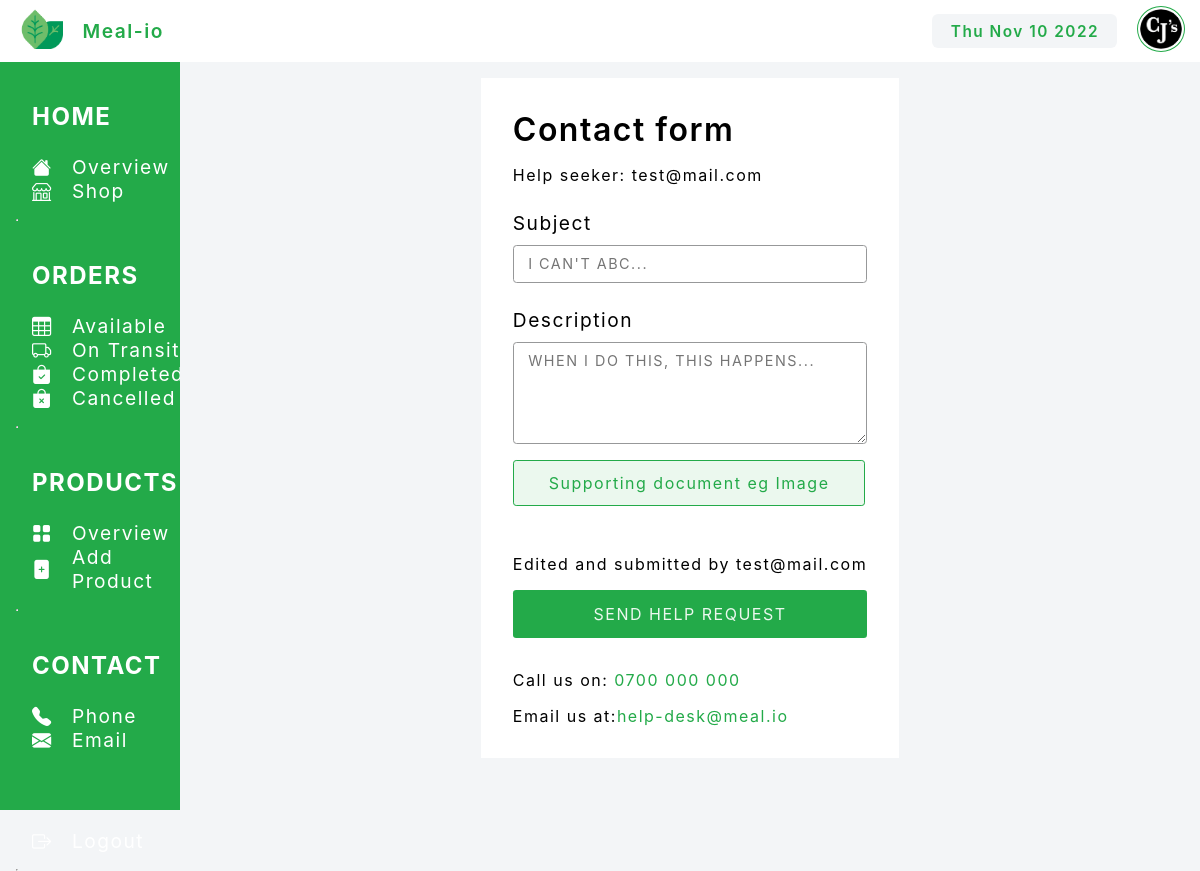
/vendors/contact (signed in), run on the app's committed database.
### vendor/models.py (models this page shows, shortened)
class Vendor(models.Model):
    user = models.OneToOneField(User, on_delete=models.CASCADE)
    brand = models.CharField(max_length=50, null=True)
    logo = models.ImageField(upload_to="vendors/%Y/%m/%d/", null=True)
    tagline = models.CharField(max_length=100, null=True)

### user/models.py (models this page shows, shortened)
class User(AbstractUser):
    first_name = models.CharField(max_length=30, blank=True, unique=False)
    last_name = models.CharField(max_length=30, blank=True, unique=False)
    email = models.EmailField(unique=True)
    phone_number = models.CharField(
        max_length=13, null=False, blank=False, unique=True)
    is_vendor = models.BooleanField(default=False, blank=True)
    username = None
    USERNAME_FIELD = "email"
    REQUIRED_FIELDS = ["phone_number"]
    objects = UserManager()

### vendor/views.py (the view, shortened to what this page needs)
# urls.py: path("contact", dashboard_contact, name="contact"),
def dashboard_contact(request):
    form = ContactForm(request.POST, request.FILES)
    vendor = get_object_or_404(Vendor, user=request.user)
    return render(request, "dashboard/contact.html",
                  {"title": "Help contact","vendor":vendor})

### templates/dashboard/contact.html (shortened to what this page needs)
{% extends "dashboard/base_dashboard.html"%}
{% block main%}
<div class="dash-form">
    <form method="post" enctype ="multipart/form-data" >
        <legend>
            Contact form
        </legend>
        <div class="details">
            Help seeker: {{request.user.email}}
        </div>
        <div class="form-group">
            <label for="subject">Subject</label>
            <input type="text" name="subject" id="subject" placeholder="I can't ABC...">
        </div>
        <div class="form-group">
            <label for="message">Description</label>
            <textarea type="text" name="message" id="message" placeholder="When I do this, this happens..." rows="4"></textarea>
        </div>
        <div class="form-group">
            <label for="upload" class="upload-image" name="upload">
                Supporting document eg Image
            </label>
        </div>
        <div class="form-group">
            <p class="auth-link"> Edited and submitted by {{request.user.email}}</p>
        </div>
        <div class="form-group">
            <input type="submit" name="submit" value="Send help request">
        </div>
        <div class="form-group">
            <p class="auth-link"> Call us on:<a href="#"> 0700 000 000 </a></p>
        </div>
        <div class="form-group">
            <p class="auth-link"> Email us at:<a href="#">help-desk@meal.io </a></p>
        </div>
    </form>
</div>
{% endblock main%}

### templates/dashboard/base_dashboard.html (shortened to what this page needs)
{% load static %}
<!DOCTYPE html>
<html lang="en">
<head>
    <link rel="stylesheet" href="{% static '/css/dashboard.css'%}">
    <link rel="stylesheet" href="{% static '/css/styles.css'%}">
    <link rel="stylesheet" href="{% static '/css/theme.css'%}">
    <link rel="stylesheet" href="{% static '/css/analytics.css'%}">
    <link rel="stylesheet" href="https://cdn.jsdelivr.net/npm/bootstrap-icons@1.7.2/font/bootstrap-icons.css">
</head>
<body>
    <nav>
        <div class="nav-start">
            <a href="{% url 'analytics'%}">
                <img src="{% static 'images/logo.png'%}" alt="">
            </a>
            <a href="{% url 'analytics'%}">
                <p>Meal-io</p>
            </a>
        </div>
        <div class="nav-end">
            <div class="date_today" id="date-today">
            </div>
            <a href="{% url 'analytics'%}">
                <img src="{{vendor.logo.url}}" alt="{{vendor.brand}}">
            </a>
        </div>
    </nav>
    <main>
        <aside>
            <div class="container">
                <div class="nav-group">
                    <h2><a href="{% url 'analytics'%}">Home</a></h2>
                    <ul class="nav-list">
                        <li class="nav-item">
                            <a href="{% url 'analytics'%}">
                                <i class="bi bi-house-fill"></i>
                                <p>Overview</p>
                            </a>
                        </li>
                        <li class="nav-item">
                            <a href="{% url 'shop_update'%}">
                                <i class="bi bi-shop"></i>
                                <p>Shop</p>
                            </a>
                        </li>
                    </ul>
                </div>
                <hr>
                <div class="nav-group">
                    <h2><a href="{% url 'vendor_orders' 'P' %}">Orders</a></h2>
                    <ul class="nav-list">
                        <li class="nav-item">
                            <a href="{% url 'vendor_orders' 'P' %}">
                                <i class="bi bi-table"></i>
                                <p>Available</p>
                            </a>
                        </li>
                        <li class="nav-item">
                            <a href="{% url 'vendor_orders' 'T' %}">
                                <i class="bi bi-truck"></i>
                                <p>On Transit</p>
                            </a>
                        </li>
                        <li class="nav-item">
                            <a href="{% url 'vendor_orders' 'F' %}">
                                <i class="bi bi-bag-check-fill"></i>
                                <p>Completed</p>
                            </a>
                        </li>
                        <li class="nav-item">
                            <a href="{% url 'vendor_orders' 'C' %}">
                                <i class="bi bi-bag-x-fill"></i>
                                <p>Cancelled</p>
                            </a>
                        </li>
                    </ul>
                </div>
                <hr>
                <div class="nav-group">
                    <h2><a href="{% url 'products'%}">Products</a></h2>
                    <ul class="nav-list">
                        <li class="nav-item">
                            <a href="{% url 'products'%}">
                                <i class="bi bi-grid-fill"></i>
                                <p>Overview</p>
                            </a>
                        </li>
                        <li class="nav-item">
                            <a href="{% url 'create_product'%}">
                                <i class="bi bi-file-plus-fill"></i>
                                <p>Add product</p>
                            </a>
                        </li>
                    </ul>
                </div>
                <hr>
                <div class="nav-group">
                    <h2><a href="{% url 'contact'%}">Contact</a></h2>
                    <ul class="nav-list">
                        <li class="nav-item">
                            <a href="{% url 'contact'%}">
                                <i class="bi bi-telephone-fill"></i>
                                <p>Phone</p>
                            </a>
                        </li>
                        <li class="nav-item">
                            <a href="{% url 'contact'%}">
                                <i class="bi bi-envelope-fill"></i>
                                <p>Email</p>
                            </a>
                        </li>
                        <div style="height: 4em;">
                        </div>
                        <li class="nav-item">
                            <a href="{% url 'logout'%}">
                                <i class="bi bi-box-arrow-right"></i>
                                <p>Logout</p>
                            </a>
                        </li>
                    </ul>
                </div>
            </div>
        </aside>
        <div class="content">
            {% block main %}
            {% endblock main %}
        </div>
    </main>
</body>
</html>

### static/css/dashboard.css (style rules this page uses)
:root { --primary: #23AA49; --gradient: #EBF8EE; --red: #FF324B; --secondary: #979899; --white: #ffffff; --dark: #000000; --light: #F3F5F7; --font-family: -apple-system, BlinkMacSystemFont, 'Segoe UI', Roboto, Oxygen, Ubuntu, Cantarell, 'Open Sans', 'Helvetica Neue', sans-serif; }
* { padding: 0; margin: 0; box-sizing: border-box; font-family: var(--font-family); letter-spacing: 1.5px; }
body { background: var(--light); }
nav { width: 100%; height: 3.25em; display: flex; align-items: center; justify-content: space-between; padding: .8em; font-size: 1.2em; background: var(--white); }
.nav-start { display: flex; align-items: center; justify-content: start; gap: 1em; }
nav img { width: 2.5em; }
.nav-start p { font-weight: 600; }
.nav-end { display: flex; align-items: center; justify-content: start; gap: 1em; }
.nav-end img { max-width: 2.5em; max-height: 2.5em; height: auto; border-radius: 50%; border: 1px solid var(--primary); padding: .1em; }
.nav-end .date_today { color: var(--primary); background: var(--light); padding: .5em 1.2em; border-radius: .4em; font-size: .8em; }
main { position: relative; }
aside { position: absolute; width: 15%; background: var(--primary); height: calc(100vh - 3.25em); padding-left: 1em; }
aside a { color: var(--white) !important; }
aside .container { height: 100%; display: flex; align-items: baseline; justify-content: start; flex-direction: column; }
.nav-group { padding: 1em; }
.nav-group h2 { padding: 1em 0em; text-transform: uppercase; }
.nav-group ul { font-size: 1.2em; font-weight: 400; text-transform: capitalize; }
.nav-group ul li.nav-item a { display: flex; align-items: center; justify-content: start; gap: 1em; }
main .content { position: absolute; margin-left: 15%; width: 85%; background: var(--light); height: calc(100vh - 3.25em); padding: 1em; }
main .content .dash-form { display: flex; align-items: center; justify-content: center; max-width: 50vw; margin: auto; }

### static/css/styles.css (style rules this page uses)
:root { --primary: #23AA49; --gradient: #EBF8EE; --red: #FF324B; --secondary: #979899; --white: #ffffff; --dark: #000000; --light: #F3F5F7; --font-family: -apple-system, BlinkMacSystemFont, 'Segoe UI', Roboto, Oxygen, Ubuntu, Cantarell, 'Open Sans', 'Helvetica Neue', sans-serif; }
* { padding: 0; margin: 0; box-sizing: border-box; font-family: var(--font-family); letter-spacing: 1.5px; }
body { background: var(--light); }

### static/css/theme.css (style rules this page uses)
:root { --primary: #23AA49; --warning: #f0b802; --gradient: #EBF8EE; --red: #FF324B; --secondary: #979899; --white: #ffffff; --dark: #000000; --light: #F3F5F7; --font-family: -apple-system, BlinkMacSystemFont, 'Segoe UI', Roboto, Oxygen, Ubuntu, Cantarell, 'Open Sans', 'Helvetica Neue', sans-serif; }
* { padding: 0; margin: 0; box-sizing: border-box; font-family: var(--font-family); letter-spacing: 1.5px; }
body { position: relative; min-height: 100vh; min-width: 100vh; }
ul, ol { padding-left: 0; list-style-type: none; }
a { text-decoration: none; color: var(--primary); }
img { width: 100%; height: auto; }
input, textarea, select { position: relative; border-color: var(--secondary); color: var(--dark); display: block; padding: .45rem .9rem; font-size: .9rem; font-weight: 400; line-height: 1.5; background-clip: padding-box; border: 1px solid var(--secondary); appearance: none; border-radius: .25em; text-transform: uppercase; width: 100%; }
.btn, input[type=submit] { color: var(--gradient); font-size: 16px; padding: 12px 35px; border-radius: 0.2em; display: inline-block; border: 0; outline: 0; background: var(--primary); margin-bottom: 1em; }
form { background: var(--white); padding: 2em; }
legend { font-size: 2em; font-weight: 600; }
label { font-size: 1.2em; padding: .5em 0em; }
.form-group { position: relative; display: flex; flex-wrap: wrap; align-items: stretch; width: 100%; Margin-top: 1em; }
.upload-image { color: var(--primary); font-size: 16px; padding: 12px 35px; border-radius: 0.2em; display: inline-block; border: 1px solid var(--primary); outline: 0; background: var(--gradient); margin-bottom: 1em; }

### static/css/analytics.css (style rules this page uses)
:root { --primary: #23AA49; --gradient: #EBF8EE; --red: #FF324B; --secondary: #979899; --white: #ffffff; --dark: #000000; --light: #F3F5F7; --font-family: -apple-system, BlinkMacSystemFont, 'Segoe UI', Roboto, Oxygen, Ubuntu, Cantarell, 'Open Sans', 'Helvetica Neue', sans-serif; }
* { padding: 0; margin: 0; box-sizing: border-box; font-family: var(--font-family); letter-spacing: 1.5px; }

### data on the page
Vendor: logo (picture)
User: user.email "test@mail.com"
